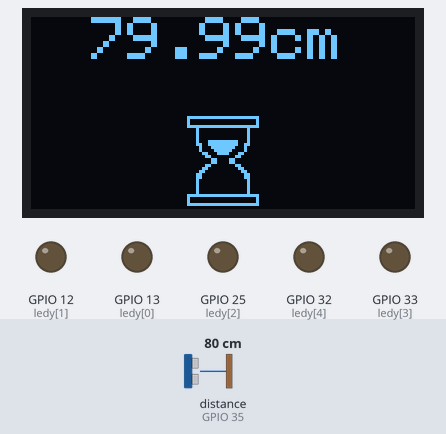
A program run on a simulated ESP32. Parts: 128×64 one-colour display, output pins drawn as LEDs (lit = HIGH). Wiring (inferred from the names in the program): ultrasonic range finder: trigger GPIO 14; echo GPIO 35. Inputs (shaded band) come from the test bench; at power-on: distance to the obstacle (sensor on GPIO 35) 80 cm. The echo pulse lasts 58.3 µs per cm; pins used as bus, display or sensor lines are not drawn; what the program prints to the serial monitor is not drawn.

Above: at 1.2 s.
1.3 s: distance to the obstacle (sensor on GPIO 35) set to 299 cm
At 2.5 s:
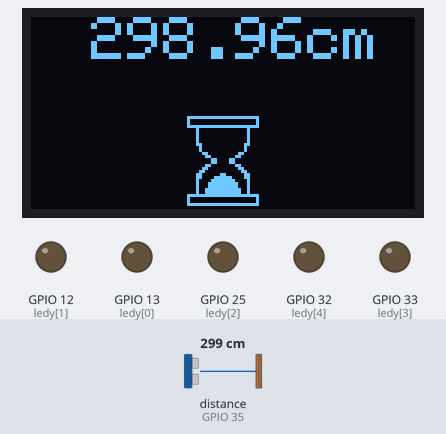
3.4 s: distance to the obstacle (sensor on GPIO 35) set to 2 cm
At 3.65 s:
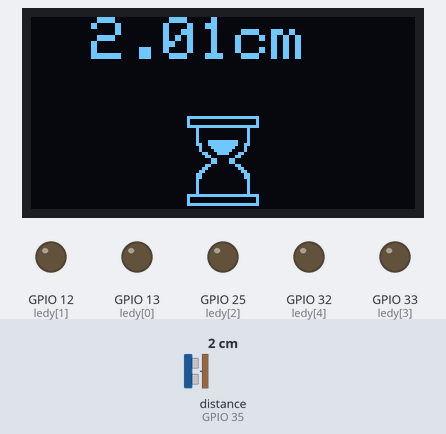
5.5 s: distance to the obstacle (sensor on GPIO 35) set to 35 cm
At 5.67 s:
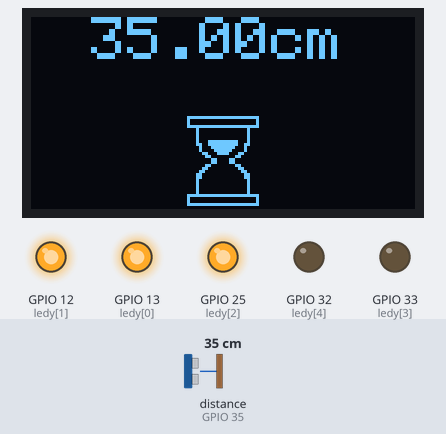
7.5 s: distance to the obstacle (sensor on GPIO 35) set to 4 cm
At 7.7 s:
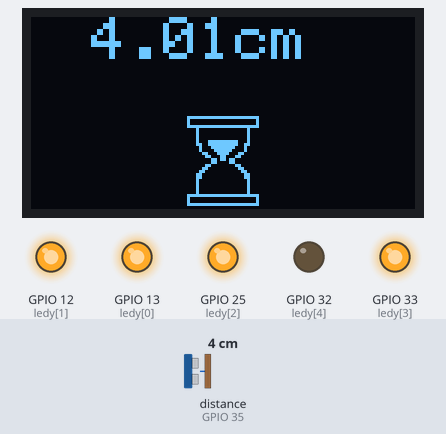
10.5 s: distance to the obstacle (sensor on GPIO 35) set to 18 cm
At 10.71 s:
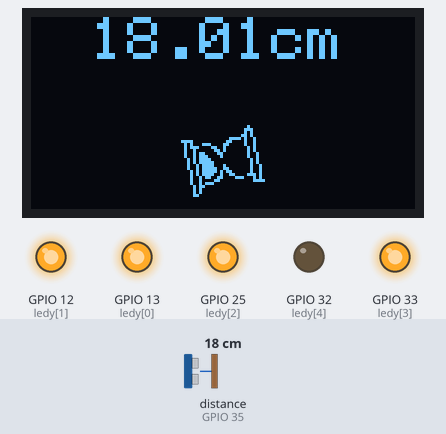
Timing chart, 0 to 13.5 s (numbered marks = the images above; inputs shaded):
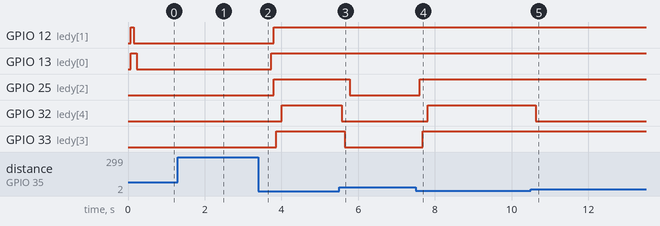

The program:

main.cpp
```cpp
#include <Arduino.h>
#include<algorithm>
#include <Adafruit_GFX.h>
#include <Adafruit_SSD1306.h>
int ledy[]={13,12,25,33,32};
int ileLed=5;
#define trig 14
#define echo 35
#define oled_x 128 // OLED display width, in pixels
#define oled_y 64

Adafruit_SSD1306 display(oled_x, oled_y, &Wire, -1); // or 0x3C
#define SCREEN_WIDTH 128     // OLED display width, in pixels
#define SCREEN_HEIGHT 64     // OLED display height, in pixels
#define OLED_RST_PIN -1      // Reset pin (-1 if not available)


// OLED Animation: hourglass
// Code auto-generated by https://wokwi.com/animator, graphics by icons8.com

#define FRAME_DELAY (42)
#define FRAME_WIDTH (32)
#define FRAME_HEIGHT (32)
#define FRAME_COUNT (sizeof(frames) / sizeof(frames[0]))
const byte PROGMEM frames[][128] = {{0,0,0,0,15,255,255,240,8,0,0,16,8,0,0,16,15,255,255,240,1,0,0,128,1,0,0,128,1,0,0,128,1,0,0,128,1,0,0,128,1,128,1,128,0,128,1,0,0,128,1,0,0,96,6,0,0,48,12,0,0,12,48,0,0,12,48,0,0,48,12,0,0,96,6,0,0,192,3,0,1,129,129,128,1,135,225,128,1,15,240,128,1,31,248,128,1,31,248,128,1,63,252,128,1,63,252,128,15,255,255,240,8,0,0,16,8,0,0,16,15,255,255,240,0,0,0,0},
  {0,0,0,0,15,255,255,240,8,0,0,16,8,0,0,16,15,255,255,240,1,0,0,128,1,0,0,128,1,0,0,128,1,0,0,128,1,0,0,128,1,128,1,128,0,128,1,0,0,128,1,0,0,96,6,0,0,48,12,0,0,12,48,0,0,12,48,0,0,48,12,0,0,96,6,0,0,192,3,0,1,129,129,128,1,135,225,128,1,15,240,128,1,31,248,128,1,31,248,128,1,63,252,128,1,63,252,128,15,255,255,240,8,0,0,16,8,0,0,16,15,255,255,240,0,0,0,0},
  {0,0,0,0,15,255,255,240,8,0,0,16,8,0,0,16,15,255,255,240,1,0,0,128,1,0,0,128,1,0,0,128,1,0,0,128,1,0,0,128,1,128,1,128,0,128,1,0,0,128,1,0,0,96,6,0,0,48,12,0,0,12,48,0,0,12,48,0,0,48,12,0,0,96,6,0,0,192,3,0,1,129,129,128,1,135,225,128,1,15,240,128,1,31,248,128,1,31,248,128,1,63,252,128,1,63,252,128,15,255,255,240,8,0,0,16,8,0,0,16,15,255,255,240,0,0,0,0},
  {0,0,0,0,15,255,255,240,8,0,0,16,8,0,0,16,15,255,255,240,1,0,0,128,1,0,0,128,1,0,0,128,1,0,0,128,1,0,0,128,1,128,1,128,0,128,1,0,0,128,1,0,0,96,6,0,0,48,12,0,0,12,48,0,0,12,48,0,0,48,12,0,0,96,6,0,0,192,3,0,1,129,129,128,1,135,225,128,1,15,240,128,1,31,248,128,1,31,248,128,1,63,252,128,1,63,252,128,15,255,255,240,8,0,0,16,8,0,0,16,15,255,255,240,0,0,0,0},
  {0,0,0,0,1,192,0,0,1,127,128,0,1,0,254,0,1,224,1,240,0,127,192,16,0,96,127,144,0,64,0,240,0,64,0,128,0,64,0,128,0,64,0,128,0,96,1,128,0,32,1,0,0,48,3,0,0,8,6,0,0,4,24,0,0,24,48,0,0,96,16,0,0,192,8,0,0,128,4,0,1,131,198,0,1,15,226,0,1,31,226,0,1,63,242,0,15,127,242,0,9,255,246,0,8,3,254,0,15,128,7,128,0,127,0,128,0,1,254,128,0,0,3,128,0,0,0,0},
  {0,0,0,0,0,0,0,0,0,3,128,0,0,2,192,0,0,2,48,0,0,1,152,0,0,2,196,0,0,2,51,0,0,4,24,128,0,4,6,96,0,0,3,16,0,4,0,204,0,4,0,104,0,4,0,88,0,14,0,128,0,64,1,0,0,128,3,0,1,0,120,0,26,0,32,0,22,126,32,0,51,255,160,0,8,255,128,0,6,127,160,0,1,31,32,0,0,206,64,0,0,98,64,0,0,25,128,0,0,12,64,0,0,3,64,0,0,1,192,0,0,0,0,0,0,0,0,0},
  {0,0,0,0,0,0,0,0,0,0,0,0,0,0,0,0,0,0,0,128,0,0,1,192,0,0,1,64,0,0,3,64,0,0,61,32,60,0,97,32,20,112,193,32,23,12,128,160,18,6,128,160,18,195,0,144,18,225,0,144,10,240,0,80,10,248,0,80,9,120,128,72,9,124,192,72,5,125,96,72,5,121,48,232,4,179,14,40,4,134,0,60,4,184,0,0,2,192,0,0,2,128,0,0,2,128,0,0,3,0,0,0,0,0,0,0,0,0,0,0,0,0,0,0,0,0,0,0},
  {0,8,0,0,0,20,0,0,0,50,0,0,0,36,0,0,0,76,0,0,0,158,0,0,1,19,0,0,3,32,128,0,6,76,192,0,4,156,64,0,9,156,64,0,17,60,64,0,50,124,64,0,100,124,127,128,72,252,64,196,152,252,0,47,244,32,0,25,35,2,0,18,1,254,0,38,0,2,0,76,0,2,0,136,0,2,1,144,0,2,1,32,0,2,2,96,0,1,4,192,0,0,200,128,0,0,121,0,0,0,50,0,0,0,36,0,0,0,76,0,0,0,40,0,0,0,16,0},
  {0,0,0,0,0,0,31,128,0,7,240,128,1,252,1,128,31,0,63,0,16,15,228,0,27,248,6,0,15,0,2,0,1,0,242,0,1,15,242,0,1,63,226,0,1,63,230,0,1,159,196,0,0,207,136,0,0,96,16,0,0,24,48,0,0,12,24,0,0,8,6,0,0,16,3,0,0,32,1,128,0,96,0,128,0,64,0,128,0,64,0,128,0,64,0,128,0,64,0,240,0,96,31,216,0,39,240,8,0,252,0,248,1,128,63,128,1,15,224,0,1,248,0,0,0,0,0,0},
  {0,0,0,0,3,254,0,0,2,7,255,0,2,0,3,248,1,254,0,24,0,71,255,16,0,64,3,240,0,64,0,128,0,192,0,128,0,223,252,128,0,95,252,128,0,79,249,128,0,111,249,0,0,51,243,0,0,24,198,0,0,12,24,0,0,24,48,0,0,96,24,0,0,192,12,0,0,128,6,0,1,0,2,0,1,0,2,0,1,0,3,0,1,0,3,0,1,0,2,0,15,192,2,0,8,255,226,0,24,0,127,128,31,192,0,64,0,255,224,64,0,0,127,192,0,0,0,0},
  {0,0,0,0,7,255,254,0,4,0,63,240,4,0,0,16,3,255,248,16,0,128,255,240,0,128,0,128,0,128,0,128,0,128,0,128,0,159,252,128,0,159,248,128,0,207,249,128,0,71,241,0,0,99,194,0,0,24,12,0,0,12,56,0,0,28,48,0,0,48,24,0,0,64,4,0,0,128,2,0,1,128,1,0,1,0,1,0,1,0,1,0,1,0,1,0,1,0,1,0,1,0,1,0,15,255,1,0,8,31,255,192,8,0,0,32,15,252,0,32,0,127,255,224,0,0,0,0},
  {0,0,0,0,15,255,255,240,8,0,0,16,8,0,0,16,15,255,255,240,1,0,0,128,1,0,0,128,1,0,0,128,1,0,0,128,1,31,248,128,1,159,249,128,0,143,241,0,0,135,225,0,0,99,198,0,0,48,12,0,0,12,48,0,0,12,48,0,0,48,12,0,0,96,6,0,0,192,3,0,1,128,1,128,1,128,1,128,1,0,0,128,1,0,0,128,1,0,0,128,1,0,0,128,1,0,0,128,15,255,255,240,8,0,0,16,8,0,0,16,15,255,255,240,0,0,0,0},
  {0,0,0,0,15,255,255,240,8,0,0,16,8,0,0,16,15,255,255,240,1,0,0,128,1,0,0,128,1,0,0,128,1,0,0,128,1,31,248,128,1,159,249,128,0,143,241,0,0,135,225,0,0,99,198,0,0,48,12,0,0,12,48,0,0,12,48,0,0,48,12,0,0,96,6,0,0,192,3,0,1,128,1,128,1,128,1,128,1,0,0,128,1,0,0,128,1,0,0,128,1,0,0,128,1,0,0,128,15,255,255,240,8,0,0,16,8,0,0,16,15,255,255,240,0,0,0,0},
  {0,0,0,0,15,255,255,240,8,0,0,16,8,0,0,16,15,255,255,240,1,0,0,128,1,0,0,128,1,0,0,128,1,0,0,128,1,31,248,128,1,159,249,128,0,143,241,0,0,135,225,0,0,99,198,0,0,48,12,0,0,12,48,0,0,12,48,0,0,48,12,0,0,96,6,0,0,192,3,0,1,128,1,128,1,128,1,128,1,0,0,128,1,0,0,128,1,0,0,128,1,0,0,128,1,0,0,128,15,255,255,240,8,0,0,16,8,0,0,16,15,255,255,240,0,0,0,0},
  {0,0,0,0,15,255,255,240,8,0,0,16,8,0,0,16,15,255,255,240,1,0,0,128,1,0,0,128,1,0,0,128,1,0,0,128,1,31,248,128,1,159,249,128,0,143,241,0,0,135,225,0,0,99,198,0,0,48,12,0,0,12,48,0,0,12,48,0,0,48,12,0,0,96,6,0,0,192,3,0,1,128,1,128,1,128,1,128,1,0,0,128,1,0,0,128,1,0,0,128,1,0,0,128,1,0,0,128,15,255,255,240,8,0,0,16,8,0,0,16,15,255,255,240,0,0,0,0},
  {0,0,0,0,15,255,255,240,8,0,0,16,8,0,0,16,15,255,255,240,1,0,0,128,1,0,0,128,1,0,0,128,1,0,0,128,1,31,248,128,1,159,249,128,0,143,241,0,0,135,225,0,0,99,198,0,0,48,12,0,0,12,48,0,0,12,48,0,0,48,12,0,0,96,6,0,0,192,3,0,1,128,1,128,1,128,1,128,1,0,0,128,1,0,0,128,1,0,0,128,1,0,0,128,1,0,0,128,15,255,255,240,8,0,0,16,8,0,0,16,15,255,255,240,0,0,0,0},
  {0,0,0,0,15,255,255,240,8,0,0,16,8,0,0,16,15,255,255,240,1,0,0,128,1,0,0,128,1,0,0,128,1,0,0,128,1,31,248,128,1,159,249,128,0,143,241,0,0,135,225,0,0,99,198,0,0,48,12,0,0,12,48,0,0,12,48,0,0,48,12,0,0,96,6,0,0,192,3,0,1,128,1,128,1,128,1,128,1,0,0,128,1,0,0,128,1,0,0,128,1,0,0,128,1,0,0,128,15,255,255,240,8,0,0,16,8,0,0,16,15,255,255,240,0,0,0,0},
  {0,0,0,0,15,255,255,240,8,0,0,16,8,0,0,16,15,255,255,240,1,0,0,128,1,0,0,128,1,0,0,128,1,0,0,128,1,31,248,128,1,159,249,128,0,143,241,0,0,135,225,0,0,99,198,0,0,48,12,0,0,12,48,0,0,12,48,0,0,48,12,0,0,96,6,0,0,192,3,0,1,128,1,128,1,128,1,128,1,0,0,128,1,0,0,128,1,0,0,128,1,0,0,128,1,0,0,128,15,255,255,240,8,0,0,16,8,0,0,16,15,255,255,240,0,0,0,0},
  {0,0,0,0,15,255,255,240,8,0,0,16,8,0,0,16,15,255,255,240,1,0,0,128,1,0,0,128,1,0,0,128,1,0,0,128,1,31,248,128,1,159,249,128,0,143,241,0,0,135,225,0,0,99,198,0,0,49,140,0,0,13,176,0,0,12,48,0,0,48,12,0,0,96,6,0,0,192,3,0,1,128,1,128,1,128,1,128,1,0,0,128,1,0,0,128,1,0,0,128,1,0,0,128,1,0,0,128,15,255,255,240,8,0,0,16,8,0,0,16,15,255,255,240,0,0,0,0},
  {0,0,0,0,15,255,255,240,8,0,0,16,8,0,0,16,15,255,255,240,1,0,0,128,1,0,0,128,1,0,0,128,1,0,0,128,1,31,248,128,1,159,249,128,0,143,241,0,0,135,225,0,0,99,198,0,0,49,140,0,0,13,176,0,0,13,176,0,0,49,140,0,0,97,134,0,0,193,131,0,1,128,1,128,1,128,1,128,1,0,0,128,1,0,0,128,1,0,0,128,1,0,0,128,1,0,0,128,15,255,255,240,8,0,0,16,8,0,0,16,15,255,255,240,0,0,0,0},
  {0,0,0,0,15,255,255,240,8,0,0,16,8,0,0,16,15,255,255,240,1,0,0,128,1,0,0,128,1,0,0,128,1,0,0,128,1,0,0,128,1,128,1,128,0,143,241,0,0,135,225,0,0,99,198,0,0,49,140,0,0,13,176,0,0,13,176,0,0,49,140,0,0,97,134,0,0,193,131,0,1,129,129,128,1,129,129,128,1,1,128,128,1,1,128,128,1,1,128,128,1,0,0,128,1,0,0,128,15,255,255,240,8,0,0,16,8,0,0,16,15,255,255,240,0,0,0,0},
  {0,0,0,0,15,255,255,240,8,0,0,16,8,0,0,16,15,255,255,240,1,0,0,128,1,0,0,128,1,0,0,128,1,0,0,128,1,0,0,128,1,128,1,128,0,128,1,0,0,135,225,0,0,99,198,0,0,49,140,0,0,13,176,0,0,13,176,0,0,49,140,0,0,97,134,0,0,193,131,0,1,129,129,128,1,129,129,128,1,1,128,128,1,1,128,128,1,1,128,128,1,1,128,128,1,7,224,128,15,255,255,240,8,0,0,16,8,0,0,16,15,255,255,240,0,0,0,0},
  {0,0,0,0,15,255,255,240,8,0,0,16,8,0,0,16,15,255,255,240,1,0,0,128,1,0,0,128,1,0,0,128,1,0,0,128,1,0,0,128,1,128,1,128,0,128,1,0,0,128,1,0,0,96,6,0,0,49,140,0,0,13,176,0,0,13,176,0,0,49,140,0,0,97,134,0,0,193,131,0,1,129,129,128,1,129,129,128,1,1,128,128,1,1,128,128,1,7,224,128,1,15,240,128,1,31,248,128,15,255,255,240,8,0,0,16,8,0,0,16,15,255,255,240,0,0,0,0},
  {0,0,0,0,15,255,255,240,8,0,0,16,8,0,0,16,15,255,255,240,1,0,0,128,1,0,0,128,1,0,0,128,1,0,0,128,1,0,0,128,1,128,1,128,0,128,1,0,0,128,1,0,0,96,6,0,0,48,12,0,0,12,48,0,0,12,48,0,0,49,140,0,0,97,134,0,0,193,131,0,1,129,129,128,1,129,129,128,1,3,192,128,1,7,224,128,1,15,240,128,1,31,248,128,1,63,252,128,15,255,255,240,8,0,0,16,8,0,0,16,15,255,255,240,0,0,0,0},
  {0,0,0,0,15,255,255,240,8,0,0,16,8,0,0,16,15,255,255,240,1,0,0,128,1,0,0,128,1,0,0,128,1,0,0,128,1,0,0,128,1,128,1,128,0,128,1,0,0,128,1,0,0,96,6,0,0,48,12,0,0,12,48,0,0,12,48,0,0,48,12,0,0,96,6,0,0,192,3,0,1,129,129,128,1,131,193,128,1,15,240,128,1,31,248,128,1,31,248,128,1,63,252,128,1,63,252,128,15,255,255,240,8,0,0,16,8,0,0,16,15,255,255,240,0,0,0,0},
  {0,0,0,0,15,255,255,240,8,0,0,16,8,0,0,16,15,255,255,240,1,0,0,128,1,0,0,128,1,0,0,128,1,0,0,128,1,0,0,128,1,128,1,128,0,128,1,0,0,128,1,0,0,96,6,0,0,48,12,0,0,12,48,0,0,12,48,0,0,48,12,0,0,96,6,0,0,192,3,0,1,129,129,128,1,135,225,128,1,15,240,128,1,31,248,128,1,31,248,128,1,63,252,128,1,63,252,128,15,255,255,240,8,0,0,16,8,0,0,16,15,255,255,240,0,0,0,0},
  {0,0,0,0,15,255,255,240,8,0,0,16,8,0,0,16,15,255,255,240,1,0,0,128,1,0,0,128,1,0,0,128,1,0,0,128,1,0,0,128,1,128,1,128,0,128,1,0,0,128,1,0,0,96,6,0,0,48,12,0,0,12,48,0,0,12,48,0,0,48,12,0,0,96,6,0,0,192,3,0,1,129,129,128,1,135,225,128,1,15,240,128,1,31,248,128,1,31,248,128,1,63,252,128,1,63,252,128,15,255,255,240,8,0,0,16,8,0,0,16,15,255,255,240,0,0,0,0},
  {0,0,0,0,15,255,255,240,8,0,0,16,8,0,0,16,15,255,255,240,1,0,0,128,1,0,0,128,1,0,0,128,1,0,0,128,1,0,0,128,1,128,1,128,0,128,1,0,0,128,1,0,0,96,6,0,0,48,12,0,0,12,48,0,0,12,48,0,0,48,12,0,0,96,6,0,0,192,3,0,1,129,129,128,1,135,225,128,1,15,240,128,1,31,248,128,1,31,248,128,1,63,252,128,1,63,252,128,15,255,255,240,8,0,0,16,8,0,0,16,15,255,255,240,0,0,0,0}
};

void setup() {

  Wire.begin(27,26);
  display.begin(SSD1306_SWITCHCAPVCC, 0x3C);
    Serial.begin(115200);
    for (int i=0;i<ileLed;i++){
      pinMode(ledy[i],OUTPUT);
    }
      pinMode(trig, OUTPUT);
      pinMode(echo, INPUT);
}

float odl() {
  // float czas[5];
  //   int i=0;
  // while(true){
  //   digitalWrite(trig, LOW);
  //   delayMicroseconds(2);
  //   digitalWrite(trig,HIGH);
  //   delayMicroseconds(10);
  //   digitalWrite(trig,LOW);

  //   czas[i]=pulseIn(echo,HIGH);
  //   i++;


  //   if(i==5){
  //      std::sort(czas, czas + 5);
  //      float mediana = (czas[2]);
  //     return mediana/2*0.0343;

  //   }
  // } ////////MEDIANA
  digitalWrite(trig, LOW);
  delayMicroseconds(2);
  digitalWrite(trig, HIGH);
  delayMicroseconds(10);
  digitalWrite(trig, LOW);

  return pulseIn(echo, HIGH) * 0.0343 / 2;

}

void led(float d, int ledy[]) {
  int ile;
  if (10<d&&d < 20) ile = 4;
  else if (20<d&&d < 30) ile = 3;
  else if (30<d&&d < 40) ile = 2;
  else if (40<d&&d<60) ile = 1;
  else if (d < 10) ile = 5;
  else ile = 0;

  for (int i = 0; i < 5; i++) {
    digitalWrite(ledy[i], i < ile ? HIGH : LOW);
  }
}

float ostatniaOdl=0;
int frame = 0;
void loop() {
  float d=odl();
  ostatniaOdl = ostatniaOdl * 0.6 + d * 0.4;


    Serial.println(d);
    Serial.println("cm");

  display.clearDisplay();

  display.drawBitmap(48, 32, frames[frame], FRAME_WIDTH, FRAME_HEIGHT, 1);
  frame = (frame + 1) % FRAME_COUNT;
  delay(42);

    display.setTextColor(SSD1306_WHITE);
  led(ostatniaOdl,ledy);
  display.setTextSize(2);
  display.setCursor(20,0);
  display.print(d);
  display.print("cm");
  display.display();

}
```

Measured:
- after the input at 3.4 s, GPIO 12 (ledy[1]), GPIO 25 (ledy[2]): LOW → HIGH after 0.40 s; GPIO 13 (ledy[0]): LOW → HIGH after 0.33 s; GPIO 32 (ledy[4]): LOW → HIGH after 0.60 s; GPIO 33 (ledy[3]): LOW → HIGH after 0.47 s; the display: changes after 0.15 s (image 2)
- after the input at 5.5 s, GPIO 25 (ledy[2]): HIGH → LOW after 0.29 s; GPIO 32 (ledy[4]): HIGH → LOW after 0.07 s; GPIO 33 (ledy[3]): HIGH → LOW after 0.14 s; the display: changes after 0.10 s (image 3)
- after the input at 7.5 s, GPIO 25 (ledy[2]): LOW → HIGH after 0.11 s; GPIO 32 (ledy[4]): LOW → HIGH after 0.31 s; GPIO 33 (ledy[3]): LOW → HIGH after 0.18 s
- after the input at 10.5 s, GPIO 32 (ledy[4]): HIGH → LOW after 0.12 s
- what the display in image 1 shows lasts 0.6 s, from 2.0 s to 2.6 s
